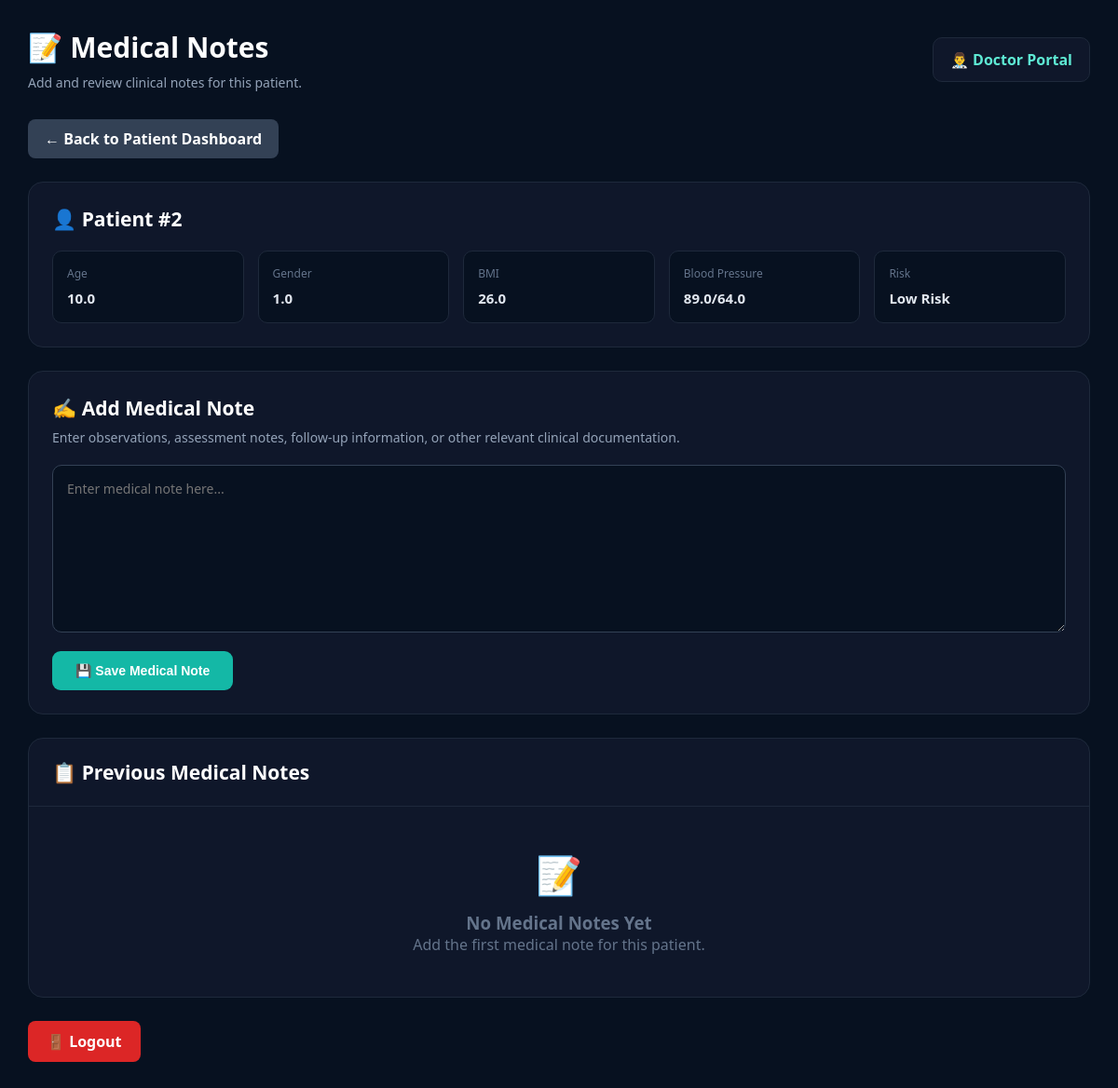
/doctor/patient/2/notes (signed in), run on the app's committed database.
### app.py (models this page shows)
class Patient(db.Model):
    id = db.Column(
        db.Integer,
        primary_key=True
    )
    patient_code = db.Column(
        db.String(50),
        nullable=True,
        index=True
    )
    age = db.Column(
        db.Float
    )
    gender = db.Column(
        db.Float
    )
    bmi = db.Column(
        db.Float
    )
    systolic = db.Column(
        db.Float
    )
    diastolic = db.Column(
        db.Float
    )
    cholesterol = db.Column(
        db.Float
    )
    risk = db.Column(
        db.String(50)
    )
    probability = db.Column(
        db.Float
    )
    date = db.Column(
        db.DateTime,
        default=datetime.utcnow
    )

### app.py (the view, shortened to what this page needs)
@app.route(
    "/doctor/patient/<int:patient_id>/notes",
    methods=["GET", "POST"]
)
def medical_notes(patient_id):
    if "role" not in session:
        return redirect(
            "/login"
        )
    if session["role"] not in [
        "doctor",
        "admin"
    ]:
        return "Access Denied"
    patient = Patient.query.get_or_404(
        patient_id
    )
    notes = MedicalNote.query.filter_by(
        patient_id=patient.id
    ).order_by(
        MedicalNote.created_at.desc()
    ).all()
    return render_template(
        "medical_notes.html",
        patient=patient,
        notes=notes
    )

### templates/medical_notes.html (shortened to what this page needs)
<!DOCTYPE html>
<html lang="en">
<head>
</head>
<body>
<div class="container">
    <div class="header">
        <div>
            <h1>📝 Medical Notes</h1>
            <p>
                Add and review clinical notes for this patient.
            </p>
        </div>
        <div class="doctor-badge">
            👨‍⚕️ Doctor Portal
        </div>
    </div>
    <a href="{{ url_for('doctor_dashboard') }}"
       class="back-button">
        ← Back to Patient Dashboard
    </a>
    <div class="patient-card">
        <h2>
            👤 Patient #{{ patient.id }}
        </h2>
        <div class="patient-grid">
            <div class="patient-info">
                <span>Age</span>
                <strong>
                    {{ patient.age }}
                </strong>
            </div>
            <div class="patient-info">
                <span>Gender</span>
                <strong>
                    {{ patient.gender }}
                </strong>
            </div>
            <div class="patient-info">
                <span>BMI</span>
                <strong>
                    {{ patient.bmi }}
                </strong>
            </div>
            <div class="patient-info">
                <span>Blood Pressure</span>
                <strong>
                    {{ patient.systolic }}/{{ patient.diastolic }}
                </strong>
            </div>
            <div class="patient-info">
                <span>Risk</span>
                <strong>
                    {{ patient.risk }}
                </strong>
            </div>
        </div>
    </div>
    <div class="note-card">
        <h2>
            ✍️ Add Medical Note
        </h2>
        <p>
            Enter observations, assessment notes,
            follow-up information, or other relevant
            clinical documentation.
        </p>
        <form method="POST">
            <textarea
                name="note"
                placeholder="Enter medical note here..."
                required
            ></textarea>
            <button
                type="submit"
                class="save-button">
                💾 Save Medical Note
            </button>
        </form>
    </div>
    <div class="notes-card">
        <div class="notes-header">
            <h2>
                📋 Previous Medical Notes
            </h2>
        </div>
        {% if notes %}
            {% for note in notes %}
            <div class="note">
                <div class="note-date">
                    🕒
                    {% if note.created_at %}
                        {{ note.created_at.strftime(
                            '%d %B %Y, %H:%M'
                        ) }}
                    {% else %}
                        Date unavailable
                    {% endif %}
                </div>
                <div class="note-text">
                    {{ note.note }}
                </div>
            </div>
            {% endfor %}
        {% else %}
            <div class="no-notes">
                <div class="no-notes-icon">
                    📝
                </div>
                <h3>
                    No Medical Notes Yet
                </h3>
                <p>
                    Add the first medical note for this patient.
                </p>
            </div>
        {% endif %}
    </div>
    <div class="footer">
        <a href="{{ url_for('logout') }}"
           class="logout">
            🚪 Logout
        </a>
    </div>
</div>
</body>
</html>

### templates/medical_notes.html (style rules this page uses)
* { box-sizing: border-box; margin: 0; padding: 0; }
body { background: #071120; color: white; font-family: "Segoe UI", Arial, sans-serif; min-height: 100vh; }
.container { width: 100%; padding: 30px; }
.header { display: flex; justify-content: space-between; align-items: center; margin-bottom: 30px; }
.header h1 { font-size: 30px; margin-bottom: 8px; }
.header p { color: #94a3b8; font-size: 14px; }
.doctor-badge { background: #0f172a; border: 1px solid #1e293b; padding: 12px 18px; border-radius: 10px; color: #5eead4; font-weight: 600; }
.back-button { display: inline-block; text-decoration: none; background: #334155; color: white; padding: 10px 18px; border-radius: 8px; margin-bottom: 25px; font-weight: 600; }
.patient-card { background: #0f172a; border: 1px solid #1e293b; border-radius: 16px; padding: 25px; margin-bottom: 25px; }
.patient-card h2 { font-size: 21px; margin-bottom: 20px; }
.patient-grid { display: grid; grid-template-columns: repeat(5, 1fr); gap: 15px; }
.patient-info { background: #071120; border: 1px solid #1e293b; border-radius: 10px; padding: 15px; }
.patient-info span { display: block; color: #64748b; font-size: 12px; margin-bottom: 7px; }
.patient-info strong { color: #e2e8f0; font-size: 15px; }
.note-card { background: #0f172a; border: 1px solid #1e293b; border-radius: 16px; padding: 25px; margin-bottom: 25px; }
.note-card h2 { font-size: 21px; margin-bottom: 8px; }
.note-card p { color: #94a3b8; font-size: 14px; margin-bottom: 20px; }
textarea { width: 100%; min-height: 180px; resize: vertical; background: #071120; color: white; border: 1px solid #334155; border-radius: 10px; padding: 15px; font-family: inherit; font-size: 14px; outline: none; }
.save-button { margin-top: 15px; background: #14b8a6; color: white; border: none; padding: 13px 25px; border-radius: 9px; font-weight: 600; cursor: pointer; font-size: 14px; }
.notes-card { background: #0f172a; border: 1px solid #1e293b; border-radius: 16px; overflow: hidden; }
.notes-header { padding: 22px 25px; border-bottom: 1px solid #1e293b; }
.notes-header h2 { font-size: 21px; }
.no-notes { padding: 45px 20px; text-align: center; color: #64748b; }
.no-notes-icon { font-size: 40px; margin-bottom: 12px; }
.footer { margin-top: 25px; }
.logout { display: inline-block; background: #dc2626; color: white; text-decoration: none; padding: 11px 20px; border-radius: 8px; font-weight: 600; }

### data on the page
Patient: id "2", age "10.0", gender "1.0", bmi "26.0", systolic "89.0", diastolic "64.0", risk "Low Risk"
